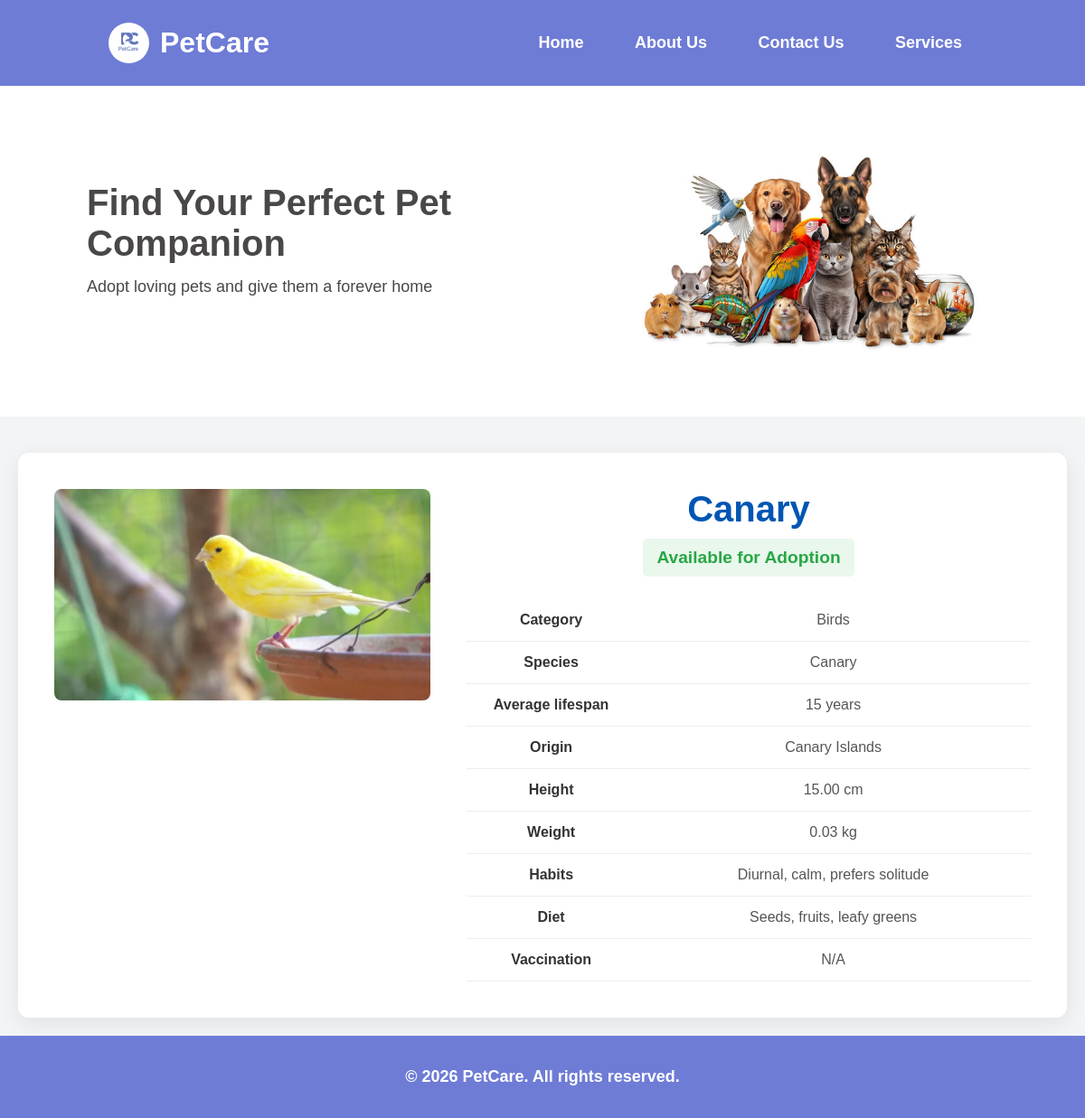
Screenshot of /pet/17/ with the database file from the repository.
### petapp/models.py (models this page shows, shortened)
class Pet(models.Model):
    name = models.CharField(max_length=100)
    image = models.ImageField(upload_to='pet_images/', help_text="Image of the pet")
    is_available = models.BooleanField(default=True, help_text="Is this pet available for adoption?")
    category = models.ForeignKey(Category, on_delete=models.CASCADE, related_name="pets")
    species = models.CharField(max_length=100, help_text="e.g., Golden Retriever, Siamese")
    average_lifespan = models.PositiveIntegerField(help_text="Age in years")
    origin = models.CharField(max_length=100, blank=True)
    height = models.DecimalField(max_digits=5, decimal_places=2, help_text="Height in cm", blank=True, null=True)
    weight = models.DecimalField(max_digits=5, decimal_places=2, help_text="Weight in kg", blank=True, null=True)
    habitual_status = models.TextField(blank=True, help_text="Describe the pet's habits")
    foods = models.TextField(blank=True, help_text="Describe the pet's diet")
    vaccination = models.TextField(blank=True, help_text="Vaccination status and history")

class Category(models.Model):
    name = models.CharField(max_length=100, unique=True)
    image = models.ImageField(upload_to='category_images/', help_text="Image for the category card")
    description = models.TextField(help_text="A short article about this category.")
    class Meta:
        verbose_name_plural = "Categories"

### petapp/views.py (the view)
# urls.py: path('pet/<int:pet_id>/', views.pet_detail_view, name='pet_detail'),
def pet_detail_view(request, pet_id):
    pet = get_object_or_404(Pet, id=pet_id)
    context = {
        'pet': pet,
    }
    return render(request, 'pet_detail.html', context)

### petapp/templates/pet_detail.html (shortened to what this page needs)
{% extends "base.html" %}
{% load static %}
{% block content %}
<div class="container">
    <div class="pet-detail-layout">
        <div class="pet-detail-image">
            <img src="{{ pet.image.url }}" alt="Photo of {{ pet.name }}">
        </div>
        <div class="pet-detail-info">
            <h1>{{ pet.name }}</h1>
            {% if pet.is_available %}
                <p class="availability available">Available for Adoption</p>
            {% else %}
                <p class="availability unavailable">Already Adopted</p>
            {% endif %}
            <table class="pet-detail-table">
                <tr>
                    <td>Category</td>
                    <td>{{ pet.category.name }}</td>
                </tr>
                <tr>
                    <td>Species</td>
                    <td>{{ pet.species }}</td>
                </tr>
                <tr>
                    <td>Average lifespan</td>
                    <td>{{ pet.average_lifespan }} years</td>
                </tr>
                <tr>
                    <td>Origin</td>
                    <td>{{ pet.origin|default:"N/A" }}</td>
                </tr>
                <tr>
                    <td>Height</td>
                    <td>{{ pet.height|default:"N/A" }} cm</td>
                </tr>
                <tr>
                    <td>Weight</td>
                    <td>{{ pet.weight|default:"N/A" }} kg</td>
                </tr>
                <tr>
                    <td>Habits</td>
                    <td>{{ pet.habitual_status|linebreaksbr|default:"N/A" }}</td>
                </tr>
                <tr>
                    <td>Diet</td>
                    <td>{{ pet.foods|linebreaksbr|default:"N/A" }}</td>
                </tr>
                <tr>
                    <td>Vaccination</td>
                    <td>{{ pet.vaccination|linebreaksbr|default:"N/A" }}</td>
                </tr>
            </table>
        </div>
    </div>
</div>
{% endblock %}

### static/css/style.css (style rules this page uses)
* { margin: 0; padding: 0; box-sizing: border-box; font-family: Arial, Helvetica, sans-serif; }
body { background-color: #f2f4f6; color: #4a4747; }
.container { text-align: center; max-width: 1200px; margin: 20px auto; padding: 0 20px; }
.container { max-width: 1200px; margin: 20px auto; padding: 0 20px; }
.pet-detail-layout { display: grid; grid-template-columns: 1fr 1.5fr; gap: 40px; background-color: #fff; padding: 40px; border-radius: 12px; box-shadow: 0 6px 25px rgba(0, 0, 0, 0.08); margin-top: 40px; }
.pet-detail-image img { width: 100%; height: auto; border-radius: 8px; object-fit: cover; }
.pet-detail-info h1 { margin-top: 0; font-size: 2.5em; color: #0056b3; }
.pet-detail-info .availability { font-size: 1.2em; font-weight: bold; padding: 10px 15px; border-radius: 5px; display: inline-block; margin-top: 10px; margin-bottom: 25px; }
.pet-detail-info .available { color: #28a745; background-color: #e9f7ec; }
.pet-detail-table { width: 100%; border-collapse: collapse; }
.pet-detail-table td { padding: 14px 0; border-bottom: 1px solid #eee; vertical-align: top; }
.pet-detail-table td:first-child { font-weight: bold; color: #333; width: 30%; }
.pet-detail-table td:last-child { color: #555; }

### rows the page displays
Pet: image (picture), name "Canary", category.name "Birds", species "Canary", average_lifespan "15", origin "Canary Islands", height "15.00", weight "0.03", habitual_status "Diurnal, calm, prefers solitude", foods "Seeds, fruits, leafy greens", vaccination "N/A"
